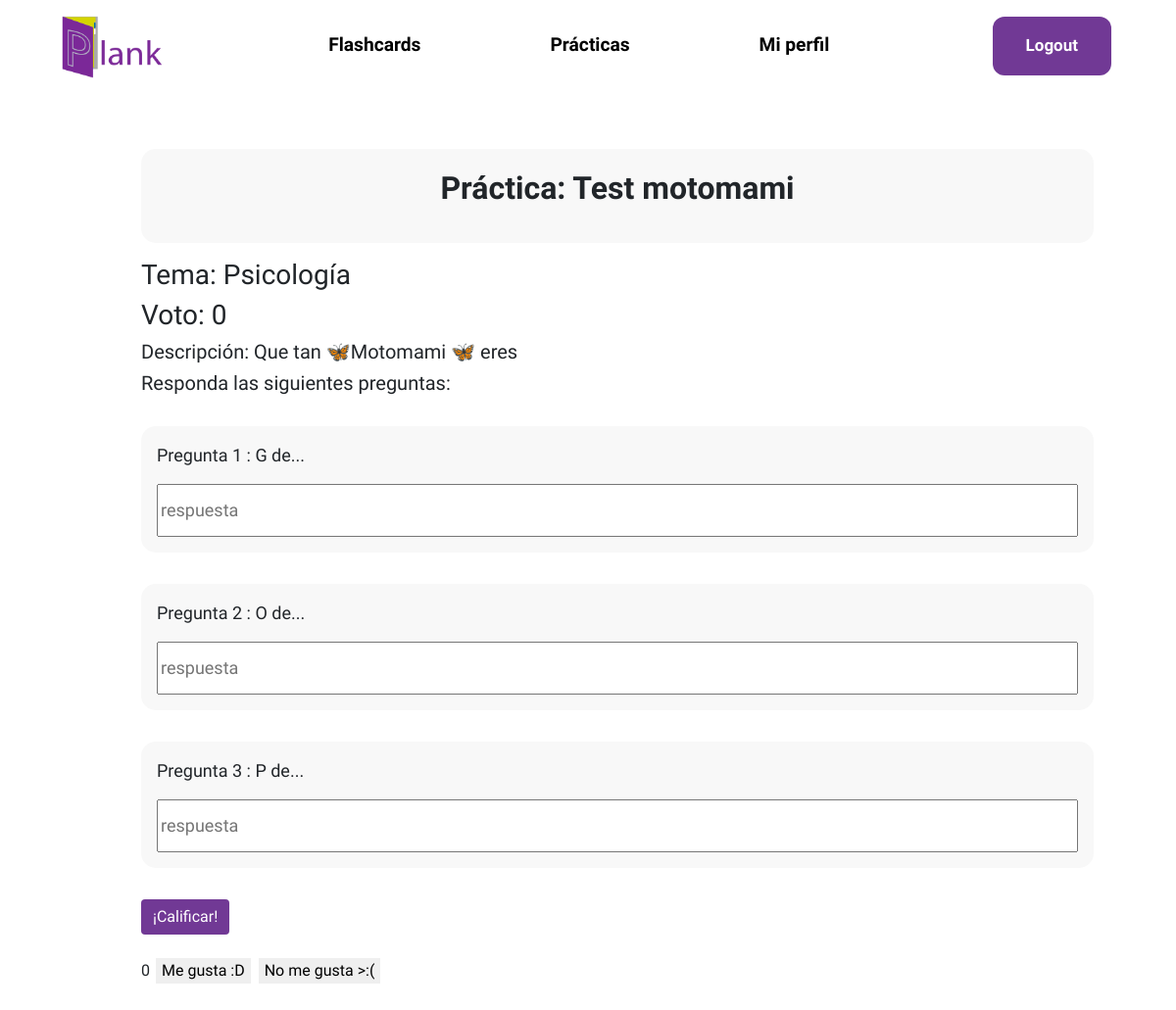
The page /practica/14/ (signed in) on the database as committed earlier.
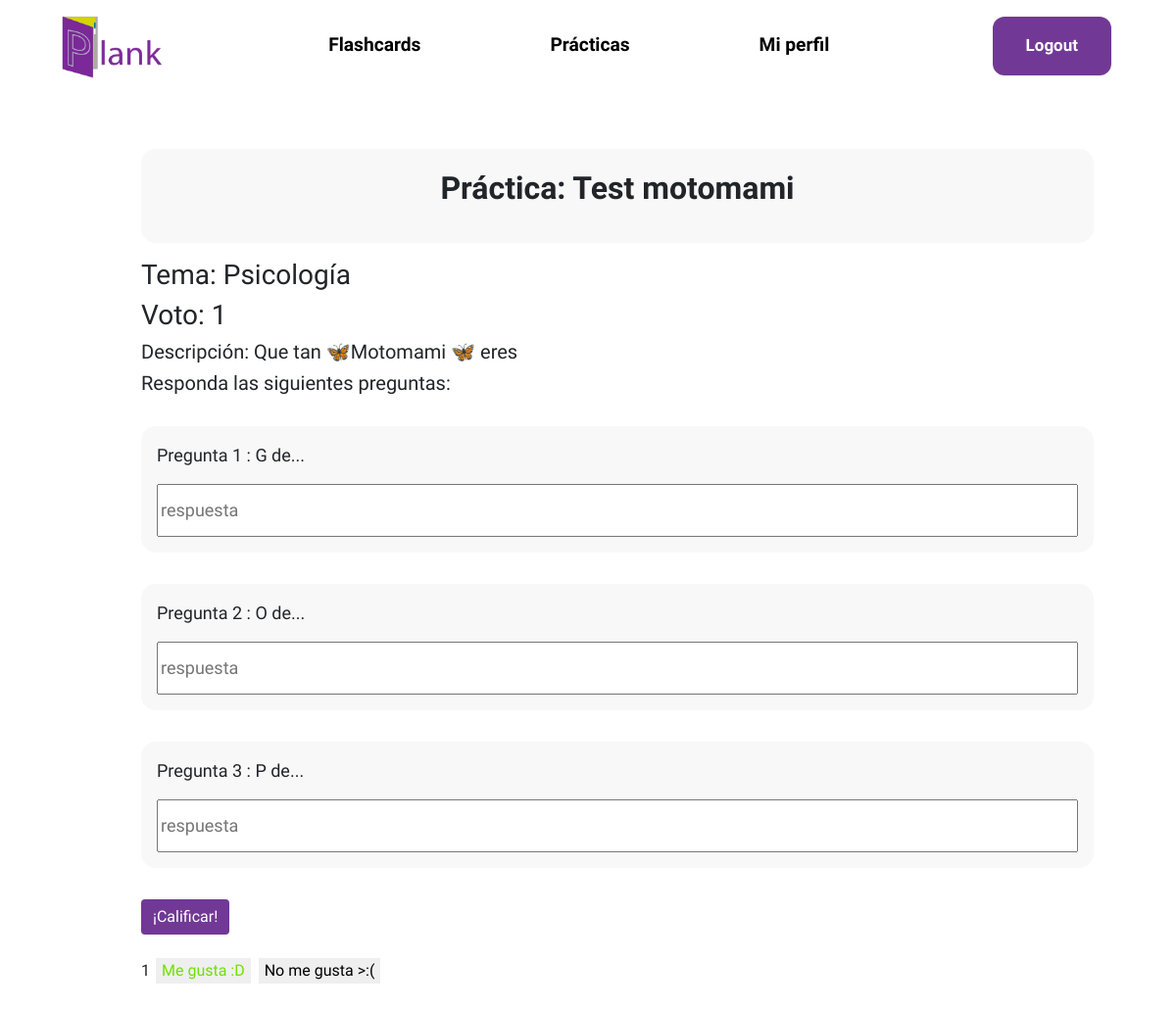
The same page on the database as committed later.
### usuario/models.py (models this page shows, shortened)
class Herramienta(models.Model):
    user = models.ForeignKey(User,null = True, on_delete=models.SET_NULL)
    filtro = models.CharField(choices = ELECCION_TEMAS, max_length=50, default=('Matemáticas',('Álgebra','Álgebra')))
    titulo = models.CharField(max_length=100, blank=False,default='')
    descripcion = models.CharField(max_length=100, blank= False)
    visible = models.BooleanField(default=True)
    voto = models.IntegerField(default=0)
    thumbnail = models.ImageField(default="planky.png",null=True,blank=True)
    class Meta:
        abstract = True

class Practica(Herramienta):
    def get_preguntas_abiertas(self):
        preguntas_abiertas = Abierta.objects.filter(practica = self)
        return preguntas_abiertas
    def get_preguntas_cerradas(self):
        preguntas_cerradas = Cerrada.objects.filter(practica = self)
        return preguntas_cerradas

### core/views.py (the view, shortened to what this page needs)
# urls.py: path("practica/<int:id>/", login_required(views.practica), name="practica"),
def practica(request, id):
    practica = Practica.objects.get(id=id)
    preguntasAbiertas = practica.get_preguntas_abiertas()
    preguntasCerradas = practica.get_preguntas_cerradas()
    voto = VotoPract.voted(practica,request.user)
    return render(request, "core/practica.html", {
            'practica':practica,
            'abiertas':preguntasAbiertas,
            'cerradas':preguntasCerradas,
            'voto':voto,
            })

### usuario/models.py (called while the page is built)
    def __str__(self) -> str:
        return self.planteamiento

### voto/models.py (called while the page is built)
    def voted(id_practica,usuario):
        try:
            voto = VotoPract.objects.get(id_practica=id_practica,usuario = usuario)
        except:
            voto = None
        finally:
            if voto != None:
                if voto.positivo:
                    return 1
                else:
                    return 0
            else:
                return -1

### core/templates/core/practica.html (shortened to what this page needs)
{% extends 'core/layout.html' %}
{% load static %}
{%block cssPath%}
    <link rel="stylesheet" href="{% static 'core/styleContent.css' %}"  type="text/css"/>
{%endblock cssPath%}
{% block body %}
    <div class="document-container">
        <div class="container-center">
            <div class="center-xy">
                <p class="title">Práctica: {{ practica.titulo }}</p>
            </div>
        </div>
        <h3>Tema: {{ practica.filtro }}</h3>
        <h3>Voto: {{ practica.voto }}</h3>
        <h5>Descripción: {{ practica.descripcion }}</h5>
        <h5>Responda las siguientes preguntas:</h5>
        <div class="practica-contenido">
            <form action="" id="exam-form" data-url="{%url 'core:practica' id=practica.id%}" method="post">
                <div>
                    {% for abierta in abiertas %}
                        <div class="practica-pregunta">
                            <div class="enunciado">
                                Pregunta {{ forloop.counter }} : {{ abierta }}
                                <div class="form-box">
                                    <input class="input-box" type="text" id="{{ abierta.id }}" name="pregA{{ abierta.id }}" placeholder="respuesta">
                                </div>
                            </div>
                        </div>
                    {% endfor %}
                </div>
                <button id="grade-button" type="submit" class="btn btn-primary" name="submit" value="submit">¡Calificar!</button>
            </form>
        </div>
        <br>
        <div class="like-dislike">
            <p class="votos" id="votos">{{practica.voto}}</p>
            <button class="voto" id="positivo" data-catid="{{practica.id}}" {% if voto == 1%} value="selected" {%else%} value="unselected" {%endif%}>Me gusta :D</button>
            <button class="voto" id="negativo" data-catid="{{practica.id}}" {% if voto == 0%} value="selected" {%else%} value="unselected" {%endif%}>No me gusta >:(</button>
        </div>
    </div>
{% endblock body %}

Rows that differ between the two databases and show on the page:
changed Practica "Test motomami": voto "0" → "1"
